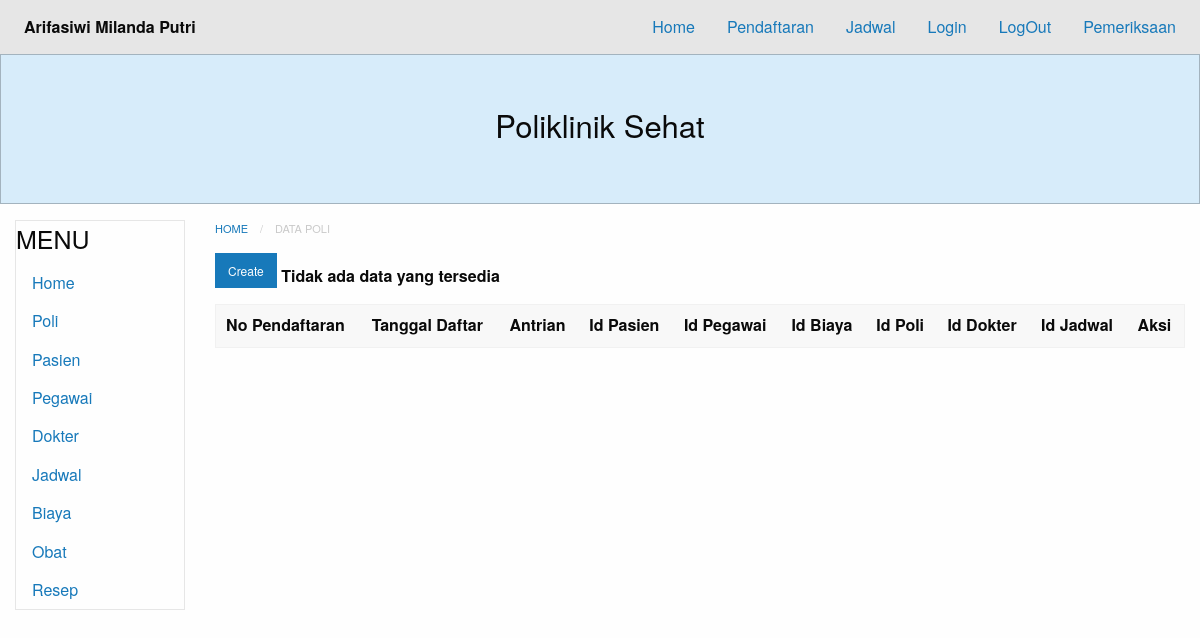
/?module=pendaftaran, run on an earlier commit of the app's database.
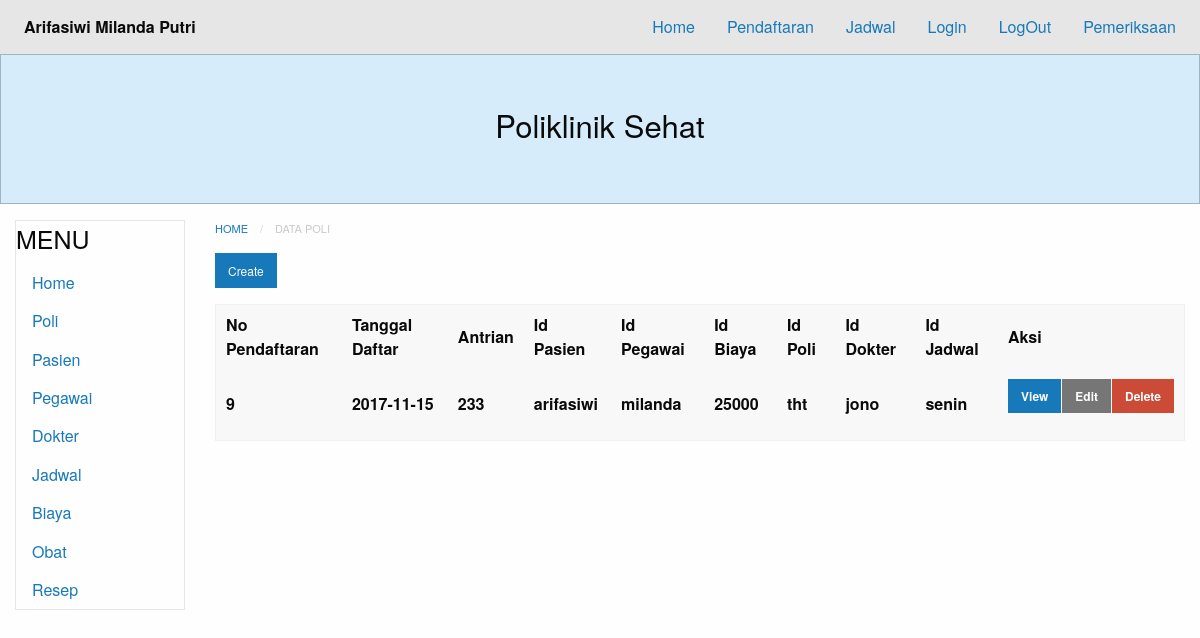
And on a later commit of the database.
### tables this page shows
CREATE TABLE `pendaftaran` (
  `id` int(11) NOT NULL,
  `nomor` int(11) NOT NULL,
  `tgl` date NOT NULL,
  `antrian` varchar(255) NOT NULL,
  `pasien_nama` varchar(255) NOT NULL,
  `pegawai_nama` varchar(255) NOT NULL,
  `biaya_tarif` varchar(255) NOT NULL,
  `poli_id` varchar(255) NOT NULL,
  `dokter_id` varchar(255) NOT NULL,
  `jadwal_id` varchar(255) NOT NULL
);

### database.php (called while the page is built, shortened)
<?php
class Database {
	private $db_host = "localhost";
	private $db_user = "root";
	private $db_pass = "";
	private $db_name = "07_arifasiwimp_poliklinik";
	var $con = false;
    var $myconn = "";
	var $result = array();
    function __construct() {
        if(!$this->con){
            $this->myconn = new mysqli($this->db_host, $this->db_user, $this->db_pass, $this->db_name);
            if($this->myconn->connect_errno > 0){
                array_push($this->result, $this->myconn->connect_error);
                return false;
            }else{
                $this->myconn->set_charset('utf8');
                $this->con = true;
                return true;
            }
        } else {
            return true;
        }
    }
	public function select($table, $rows = '*', $join = null,$join2 = null,$join3 = null,$join4 = null, $join5 = null, $join6 = null, $where = null, $order = null, $limit = null){
		$q = 'SELECT '.$rows.' FROM '.$table;
        if($this->tableExists($table)){
        	$query = $this->myconn->query($q);
			if($query){
				$this->numResults = $query->num_rows;
				for($i = 0; $i < $this->numResults; $i++){
					$r = $query->fetch_array();
                	$key = array_keys($r);
                	for($x = 0; $x < count($key); $x++){
                    	if(!is_int($key[$x])){
                    		if($query->num_rows >= 1){
                    			$this->result[$i][$key[$x]] = $r[$key[$x]];
							}else{
								$this->result[$i][$key[$x]] = null;
							}
						}
					}
				}
				return true;
			}else{
				array_push($this->result, $this->myconn->error);
				return false;
			}
      	}else{
      		return false;
    	}
    }
	private function TableExists($table) {
    	$res = $this->myconn->query('SHOW TABLES LIKE "'.$table.'"');
    	if(isset($res->num_rows)) {
        	return $res->num_rows > 0 ? true : false;
    	} else {
    		array_push($this->result, $table." does not exist in this database");
    		return false;
    	}
	}
    public function getResult(){
        $val = $this->result;
        $this->result = array();
        return $val;
    }
}

### modules/pendaftaran/pendaftaran-index.php (the view)
<nav aria-label="You are here:" role="navigation">
  <ul class="breadcrumbs">
    <li><a href="?module=home">Home</a></li>
    <li class="disabled">Data Poli</li>
  </ul>
</nav>
<a href="?module=pendaftaran-create" class="small button">Create</a>
  <table>
      <thead>
          <tr>
		      <th>No Pendaftaran</th>
		      <th>Tanggal Daftar</th>
		      <th>Antrian</th>
              <th>Id Pasien</th>
		      <th>Id Pegawai</th>
		      <th>Id Biaya</th>
		      <th>Id Poli</th>
		      <th>Id Dokter</th>
		      <th>Id Jadwal</th>
		      <th>Aksi</th>
	      </tr>
          <?php
    require_once("database.php");
    $db=new Database();
    $db->select('pendaftaran', 'id, nomor, tgl, antrian, pasien_nama, pegawai_nama, biaya_tarif,poli_id, dokter_id, jadwal_id');
    $res=$db->getResult();
      if(count($res) == 0){
          echo "<b>Tidak ada data yang tersedia</b>";
      }else{
          foreach ($res as &$r){?>
          <tr>
              <td><?php echo $r['nomor'] ?></td>
              <td><?php echo $r['tgl'] ?></td>
              <td><?php echo $r['antrian'] ?></td>
              <td><?php echo $r['pasien_nama'] ?></td>
              <td><?php echo $r['pegawai_nama'] ?></td>
              <td><?php echo $r['biaya_tarif'] ?></td>
              <td><?php echo $r['poli_id'] ?></td>
              <td><?php echo $r['dokter_id'] ?></td>
              <td><?php echo $r['jadwal_id'] ?></td>
              <td>
                  <div class="small button-group">
                      <a href="?module=pendaftaran-show&id=<?php echo $r['id']; ?>" class=" button">View</a>
                      <a href="?module=pendaftaran-edit&id=<?php echo $r['id']; ?>" class="secondary button">Edit</a>
                      <a href="?module=pendaftaran-delete&id=<?php echo $r['id']; ?>"onClick='return confirm("Apakah yakin menghapus?")' class="alert button">Delete</a>
                  </div>
              </td>
          </tr>
<?php
                }
            }
            ?>
</table>

What changed in the data, as far as the page shows it:
added pendaftaran: nomor "9", tgl "2017-11-15", antrian "233", pasien_nama "arifasiwi", pegawai_nama "milanda", biaya_tarif "25000", poli "tht", dokter "jono", jadwal "senin"
Also different on the page:
text no longer shown: "Tidak ada data yang tersedia"
